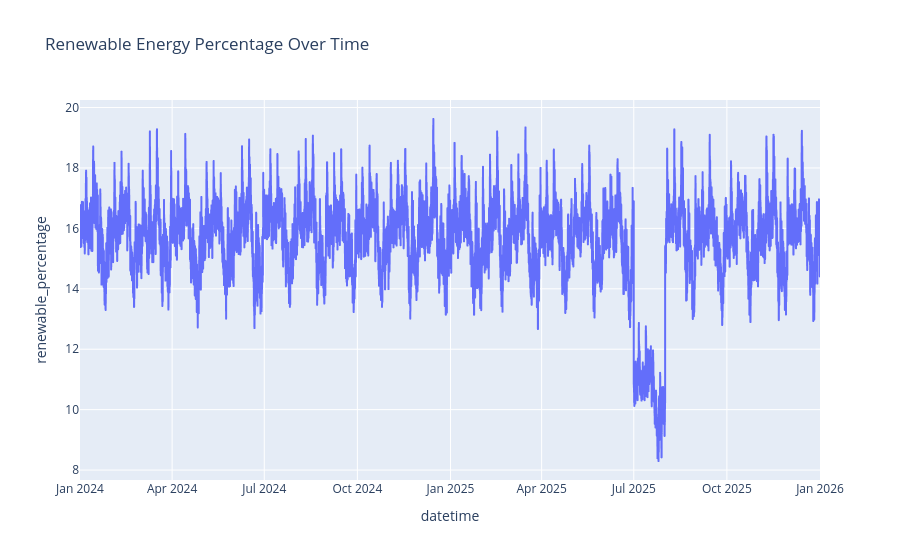

Write notebook code for a chart like this one.
### Code cell
fig = px.line(
    df,
    x="datetime",
    y="renewable_percentage",
    title="Renewable Energy Percentage Over Time"
)

fig.show()

### Figure 1 — Plotly figure (JSON) as saved in the notebook; plotly's stock layout.template omitted (floating-point values rounded to 4 significant figures; data arrays with more than 128 entries replaced by an {"elided": "..."} marker saying what was removed)
{"data": [{"hovertemplate": "datetime=%{x}<br>renewable_percentage=%{y}<extra></extra>", "legendgroup": "", "line": {"color": "#636efa", "dash": "solid"}, "marker": {"symbol": "circle"}, "mode": "lines", "name": "", "showlegend": false, "type": "scattergl", "x": {"elided": "17544 str values"}, "xaxis": "x", "y": {"elided": "17544 float values"}, "yaxis": "y"}], "layout": {"legend": {"tracegroupgap": 0}, "title": {"text": "Renewable Energy Percentage Over Time"}, "xaxis": {"anchor": "y", "domain": [0, 1], "title": {"text": "datetime"}}, "yaxis": {"anchor": "x", "domain": [0, 1], "title": {"text": "renewable_percentage"}}}}
